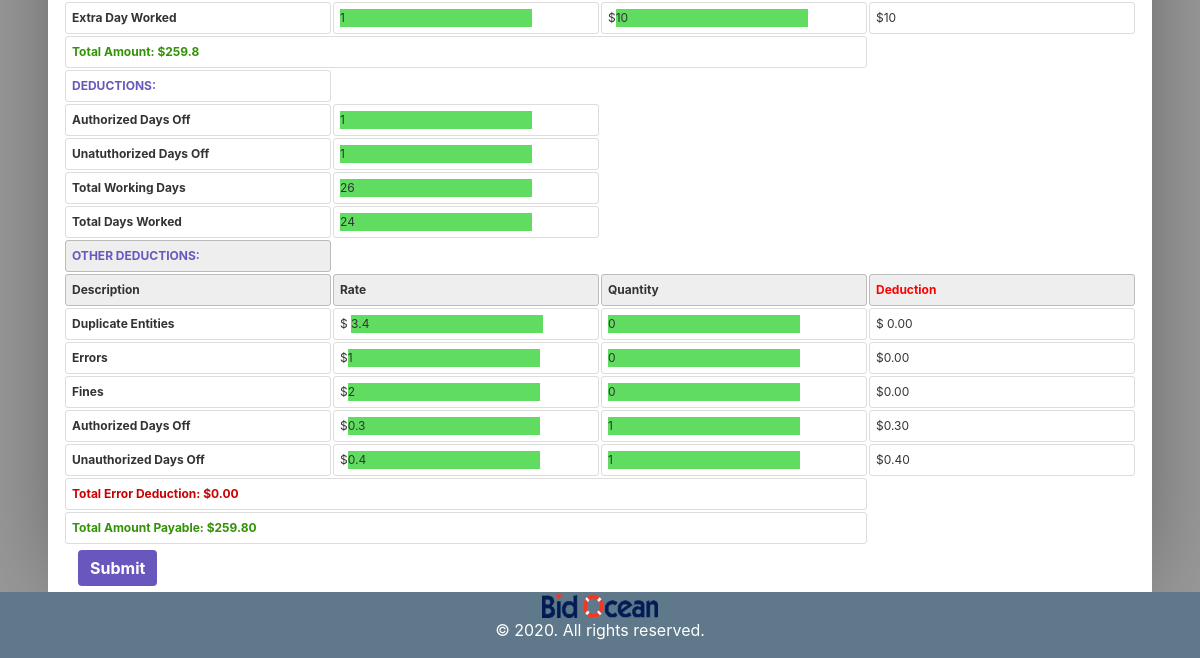
Page /br/4 (signed in, lower part) on the earlier database version.
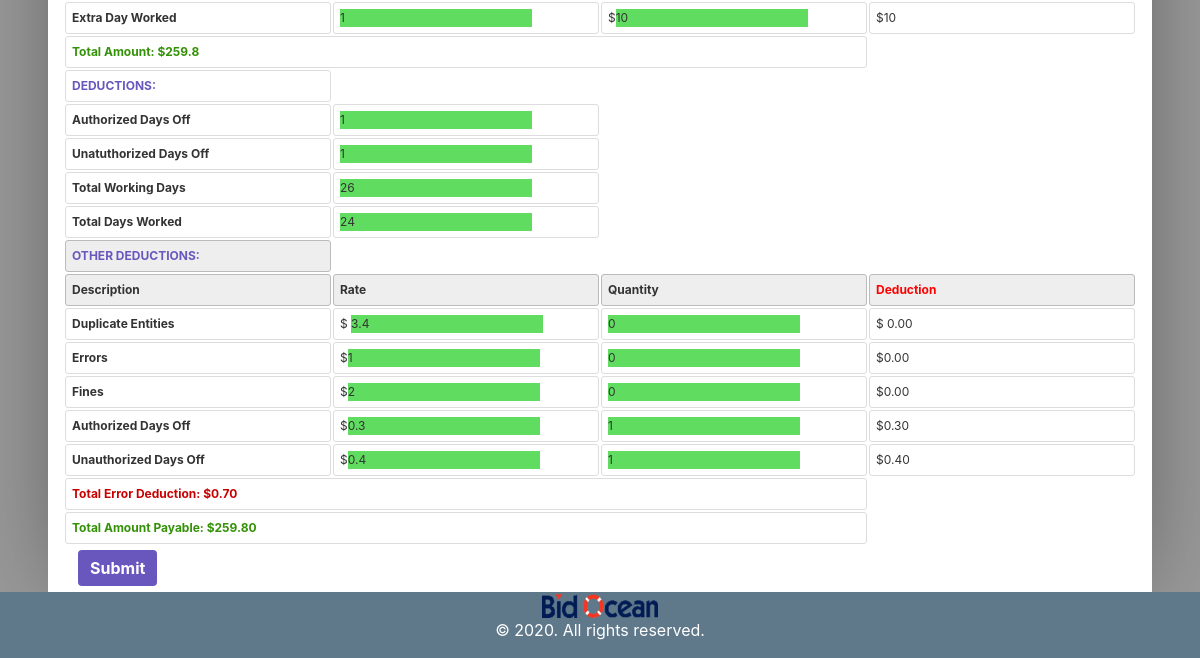
Same page on the later database version.
### user_invoice/models.py (models this page shows)
class Invoice(models.Model):
	id                                 = models.AutoField(primary_key=True)
	invoice_date                       = models.DateField()
	monthdate                          = models.DateField()
	emp_type                           = models.CharField(max_length=150, null=True, blank=True)
	additional_auth_days               = models.CharField(max_length=100, default=0)
	wds_source_checked_completely      = models.CharField(max_length=200, default=0)
	new_solicitation_entered_correctly = models.CharField(max_length=200, default=0)
	updated_solicitation_by_addenda    = models.CharField(max_length=200, default=0)
	difficult_and_nonproductive_source = models.CharField(max_length=200, default=0)
	extra_hours_worked                 = models.CharField(max_length=200, default=0)
	file_attached                      = models.CharField(max_length=200, default=0)
	new_entities_added                 = models.CharField(max_length=200, default=0)
	ph_added_to_bid_list               = models.CharField(max_length=200, default=0)
	ph_edited_in_bid_list              = models.CharField(max_length=200, default=0)
	ph_deleted_in_bid_list             = models.CharField(max_length=200, default=0)
	extra_days_worked                  = models.CharField(max_length=200, default=0)
	total_pay                          = models.CharField(max_length=200, default=0)
	authorised_day_off                 = models.CharField(max_length=200, default=0)
	unauthorised_day_off               = models.CharField(max_length=200, default=0)
	total_working_days                 = models.CharField(max_length=200, default=0)
	total_days_worked                  = models.CharField(max_length=200, default=0)
	duplicate_entities                 = models.CharField(max_length=200, default=0)
	errors                             = models.CharField(max_length=200, default=0)
	fines                              = models.CharField(max_length=200, default=0)
	duplicate_solic                    = models.CharField(max_length=200, default=0)
	entity_cont_wrong                  = models.CharField(max_length=200, default=0)
	false_referal                      = models.CharField(max_length=200, default=0)
	fraudulent_solicitation_update     = models.CharField(max_length=200, default=0)
	source_returned_without_good_res   = models.CharField(max_length=200, default=0)
	missed_bidbond_and_specs           = models.CharField(max_length=200, default=0)
	missed_categories                  = models.CharField(max_length=200, default=0)
	missed_solic_or_addend_from_source = models.CharField(max_length=200, default=0)
	missed_incorrect_filetype          = models.CharField(max_length=200, default=0)
	missing_or_wrong_outside_link      = models.CharField(max_length=200, default=0)
	missing_or_wrong_term_contract     = models.CharField(max_length=200, default=0)
	not_posted_as_lead                 = models.CharField(max_length=200, default=0)
	other_error                        = models.CharField(max_length=200, default=0)
	other_serious_error                = models.CharField(max_length=200, default=0)
	refreshing_wds_page_to_diff_source = models.CharField(max_length=200, default=0)
	prevailing_wage_not_selected       = models.CharField(max_length=200, default=0)
	skipped_solicitation               = models.CharField(max_length=200, default=0)
	source_returned_without_a_note     = models.CharField(max_length=200, default=0)
	unexcused_unjustified_absence      = models.CharField(max_length=200, default=0)
	wrongbid_prebid_mandatory          = models.CharField(max_length=200, default=0)
	wrong_categories                   = models.CharField(max_length=200, default=0)
	wrong_geographic_location          = models.CharField(max_length=200, default=0)
	incomplete_and_incorrect_scope     = models.CharField(max_length=200, default=0)
	wrong_text_format                  = models.CharField(max_length=200, default=0)
	total_deduction                    = models.CharField(max_length=200, default=0)
	total_payable                      = models.CharField(max_length=200, default=0)
	emp_ownwer                         = models.ForeignKey(Employee, on_delete=models.SET_NULL, null=True, blank=True)
	is_approved                        = models.SmallIntegerField(default=0)

### user_invoice/views.py (the view, shortened to what this page needs)
# urls.py: path('br/<int:pk>', views.BrEditView.as_view(), name='edit_br'),
class BrEditView(BRPanelMixin,TemplateView):
    template_name='user_invoice/br.html'
    def get(self, request, pk):
        invoice  = Invoice.objects.get(pk=pk)
        employee = invoice.emp_ownwer
        rates    = Rate.objects.get(pk=1)
        rolename = employee.role.name.lower()
        context ={
            'employee' : employee,
            'submit'   : 'Edit BR Invoice',
            'title'    : 'Edit br',
            'role'     : rolename,
            'rates'    : rates,
            'invoice'  : invoice
        }
        return render(request, self.template_name, context)

### user_invoice/mixin.py (called while the page is built)
    def test_func(self):
        user     = self.request.user
        employee = Employee.objects.get(auth_tbl=user)
        return employee.role.name.lower() == 'admin' or employee.role.name.lower() == 'hr' or employee.role.name.lower() == 'br'

### user_invoice/templates/user_invoice/br.html (shortened to what the changed rows need)
{% extends "user_invoice/base.html" %}
{% load crispy_forms_tags %}
{% block content %}
		  <table class='in'>
			  <tr>
				<tr>
						<td><input id="g1" style="background-color: rgb(96, 221, 96);" type="text" name='extra_days_worked' value="{{invoice.extra_days_worked}}" oninput="godcal()" /></td>
				</tr>
				<tr>
					<td>
						<input value="{{invoice.authorised_day_off}}" style="background-color: rgb(96, 221, 96);" class ="txtMult" name="authorised_day_off"/>
					</td>
				</tr>
				<tr>
					<td>
						<input value="{{invoice.unauthorised_day_off}}" style="background-color: rgb(96, 221, 96);" class ="txtMult" name="unauthorised_day_off"/>
					</td>
				</tr>
				<tr>
					<td>
						<input value="{{invoice.total_working_days}}" style="background-color: rgb(96, 221, 96);" class ="txtMult" name="total_working_days"/>
					</td>
				</tr>
				<tr>
					<td>
						<input value="{{invoice.total_days_worked}}" style="background-color: rgb(96, 221, 96);"  class ="txtMult" name="total_days_worked"/>
					</td>
				</tr>
				<thead>
					<tr>
						<th><span style="color:#6a57be;font-weight:bold">OTHER DEDUCTIONS:</span></th>
					</tr>
				</thead>
				<thead>
					<tr>
						<th><span style="font-weight:bold">Description</span></th>
						<th><span style="font-weight:bold">Rate</span></th>
						<th><span style="font-weight:bold">Quantity</span></th>
						<th><span style="font-weight:bold;color: red;" >Deduction</span></th>
					</tr>
				</thead>
				<tr>
					<td>
						<input value="{{invoice.duplicate_entities}}" style="background-color: rgb(96, 221, 96);" class ="txtMult" name="duplicate_entities"/>
					</td>
				</tr>
				<tr>
					<td>
						<input value="{{invoice.errors}}" style="background-color: rgb(96, 221, 96);" class ="txtMult" name="errors"/>
					</td>
				</tr>
				<tr>
					<td>
						<input value="{{invoice.fines}}"  style="background-color: rgb(96, 221, 96);" class ="txtMult" name="fines"/>
					</td>
				</tr>
				<tr>
					<td>
						<input value="{{invoice.authorised_day_off}}" style="background-color: rgb(96, 221, 96);" class ="txtMult" name="txtEmmail"/>
					</td>
				</tr>
                <tr>
					<td>
						<input value="{{invoice.unauthorised_day_off}}" style="background-color: rgb(96, 221, 96);" class ="txtMult" name="txtEmmail"/>
					</td>
				</tr>
				<tr>
					<td colspan="3" style="color:#c90000; font-weight:bold" align="right">
						Total Error Deduction: <span data-prefix>$</span><span id="grandTotal">{{invoice.total_deduction}}</span>
					</td>
				</tr>
				<tr>
					<td colspan="3" style="color:#339107; font-weight:bold" align="right">
						 Total Amount Payable: <span data-prefix>$</span><input id = "finaltotal" name="total_payable" value="{{invoice.total_payable}}" onclick="minus()"/>
					</td>
				</tr>
        </table>
{% endblock content %}

Differences in the rows shown:
changed Invoice: total_deduction "0.00" → "0.70"
